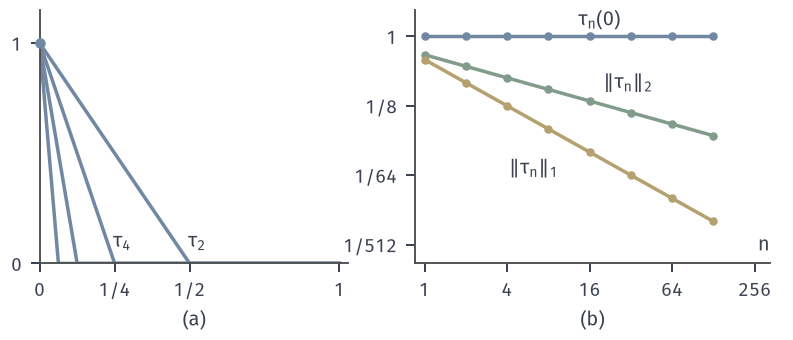

This figure's Python source:
from pathlib import Path
import sys
ROOT = next(p for p in Path(__file__).resolve().parents if (p/"build.sh").is_file() and (p/"tex/book.tex").is_file())
sys.path.insert(0, str(ROOT/"figures/00-shared/mathematical-preliminaries-upper/00-shared/comprehension-figures"))
from support import figure, save, BLUE, GREEN, YELLOW, RED, PURPLE, INK, MUTED, GRID, BLUE_FILL, GREEN_FILL, YELLOW_FILL, RED_FILL, PURPLE_FILL
import numpy as np

# 尖峰 tau_n(t)=max(1-nt,0)：tau_n(0)=1，||tau_n||_1=1/(2n)，||tau_n||_2=1/sqrt(3n)。
fig, axes = figure(width_mm=112, height_mm=48, ncols=2, width_ratios=[1, 1.15])
fig.set_layout_engine(None)
fig.subplots_adjust(left=.05, right=.97, top=.97, bottom=.225, wspace=.2)
a = axes[0]
t = np.linspace(0, 1, 2000)
for n in (2, 4, 8, 16):
    a.plot(t, np.maximum(1-n*t, 0), color=BLUE, lw=1.4)
    a.text(1/n-.005, .055, f'$\\tau_{{{n}}}$', ha='left', va='bottom') if n <= 4 else None
a.plot([0], [1], 'o', color=BLUE, ms=4.2, mew=0, clip_on=False, zorder=4)
a.set_xlim(0, 1.03); a.set_ylim(0, 1.15); a.set_xticks([0, .25, .5, 1]); a.set_xticklabels(['0', '1/4', '1/2', '1']); a.set_yticks([0, 1])
b = axes[1]
ns = 2.0**np.arange(0, 8)
b.plot(ns, np.ones_like(ns), '-o', color=BLUE, lw=1.4, ms=3.4, mew=0)
b.plot(ns, 1/np.sqrt(3*ns), '-o', color=GREEN, lw=1.4, ms=3.4, mew=0)
b.plot(ns, 1/(2*ns), '-o', color=YELLOW, lw=1.4, ms=3.4, mew=0)
b.set_xscale('log', base=2); b.set_yscale('log', base=2)
b.set_xticks([1, 4, 16, 64, 256]); b.set_xticklabels(['1', '4', '16', '64', '256']); b.minorticks_off()
b.set_yticks([1, 1/8, 1/64, 1/512]); b.set_yticklabels(['1', '1/8', '1/64', '1/512'])
b.set_xlim(.85, 330); b.set_ylim(1/900, 2.2)
b.text(19, 1.18, r'$\tau_n(0)$', ha='center', va='bottom')
b.text(20, 1/np.sqrt(3*20)*1.45, r'$\Vert\tau_n\Vert_2$', ha='left', va='bottom')
b.text(9.5, 1/(2*9.5)*.5, r'$\Vert\tau_n\Vert_1$', ha='right', va='top')
b.text(1.0, .035, '$n$', transform=b.transAxes, ha='right', va='bottom')
for ax, s in zip(axes, '(a) (b)'.split()):
    q = ax.get_position(); fig.text((q.x0+q.x1)/2, .03, s, ha='center', va='bottom')
save(fig, Path(__file__).resolve().parent, 'figure', {'formula': 'tau_n(t)=max(1-nt,0); tau_n(0)=1; L1 norm 1/(2n); L2 norm (3n)^(-1/2); n=2^k'})
